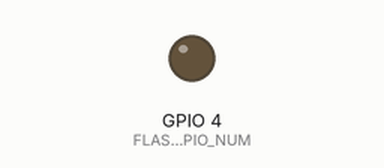
Simulated run of this sketch. Board: ESP32. Parts: output pins drawn as LEDs (lit = HIGH). WiFi joins after 1.5 s; servers stay silent unless stated; the camera gives no picture; what the sketch prints to the serial monitor is not drawn.

Above: at 0.0 s.
At 11.9 s:
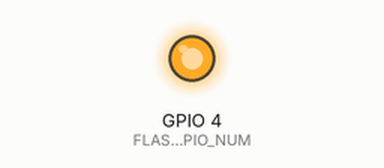
Timing chart, 0 to 13.4 s (numbered marks = the images above):
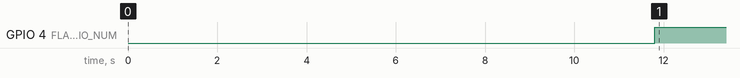

The sketch:

espcam.ino
```cpp
#include "esp_camera.h"
#include <WiFi.h>
#include "esp_timer.h"
#include "img_converters.h"
#include "Arduino.h"
#include "soc/soc.h"
#include "soc/rtc_cntl_reg.h"
#include "esp_http_server.h"

// 1. configuracoes de Rede
const char* ssid = "HOME-LABRADOR";
const char* password = "clebin1234";

#define PART_BOUNDARY "123456789000000000000987654321"


// 2. Pinagem (AI THINKER)
#define PWDN_GPIO_NUM     32
#define RESET_GPIO_NUM    -1
#define XCLK_GPIO_NUM      0
#define FLASH_GPIO_NUM     4
#define SIOD_GPIO_NUM     26
#define SIOC_GPIO_NUM     27
#define Y9_GPIO_NUM       35
#define Y8_GPIO_NUM       34
#define Y7_GPIO_NUM       39
#define Y6_GPIO_NUM       36
#define Y5_GPIO_NUM       21
#define Y4_GPIO_NUM       19
#define Y3_GPIO_NUM       18
#define Y2_GPIO_NUM        5
#define VSYNC_GPIO_NUM    25
#define HREF_GPIO_NUM     23
#define PCLK_GPIO_NUM     22

static const char* _STREAM_CONTENT_TYPE = "multipart/x-mixed-replace;boundary=" PART_BOUNDARY;
static const char* _STREAM_BOUNDARY = "\r\n--" PART_BOUNDARY "\r\n";
static const char* _STREAM_PART = "Content-Type: image/jpeg\r\nContent-Length: %u\r\n\r\n";

httpd_handle_t stream_httpd = NULL;

// funcao que gera o video contínuo
static esp_err_t stream_handler(httpd_req_t *req){
  camera_fb_t * fb = NULL;
  esp_err_t res = ESP_OK;
  size_t _jpg_buf_len = 0;
  uint8_t * _jpg_buf = NULL;
  char * part_buf[64];

  res = httpd_resp_set_type(req, _STREAM_CONTENT_TYPE);
  if(res != ESP_OK){
    return res;
  }

  while(true){
    fb = esp_camera_fb_get();
    if (!fb) {
      Serial.println("Falha na captura");
      res = ESP_FAIL;
    } else {
      if(fb->format != PIXFORMAT_JPEG){
        bool jpeg_converted = frame2jpg(fb, 80, &_jpg_buf, &_jpg_buf_len);
        esp_camera_fb_return(fb);
        fb = NULL;
        if(!jpeg_converted){
          Serial.println("Falha na compressão JPEG");
          res = ESP_FAIL;
        }
      } else {
        _jpg_buf_len = fb->len;
        _jpg_buf = fb->buf;
      }
    }
    if(res == ESP_OK){
      size_t hlen = snprintf((char *)part_buf, 64, _STREAM_PART, _jpg_buf_len);
      res = httpd_resp_send_chunk(req, (const char *)part_buf, hlen);
    }
    if(res == ESP_OK){
      res = httpd_resp_send_chunk(req, (const char *)_jpg_buf, _jpg_buf_len);
    }
    if(res == ESP_OK){
      res = httpd_resp_send_chunk(req, _STREAM_BOUNDARY, strlen(_STREAM_BOUNDARY));
    }
    if(fb){
      esp_camera_fb_return(fb);
      fb = NULL;
      _jpg_buf = NULL;
    } else if(_jpg_buf){
      free(_jpg_buf);
      _jpg_buf = NULL;
    }
    if(res != ESP_OK){
      break;
    }
  }
  return res;
}

void startCameraServer(){
  httpd_config_t config = HTTPD_DEFAULT_CONFIG();
  config.server_port = 80;

  httpd_uri_t stream_uri = {
    .uri       = "/stream",
    .method    = HTTP_GET,
    .handler   = stream_handler,
    .user_ctx  = NULL
  };

  if (httpd_start(&stream_httpd, &config) == ESP_OK) {
    httpd_register_uri_handler(stream_httpd, &stream_uri);
  }
}

void setup() {
  pinMode(FLASH_GPIO_NUM, OUTPUT);
  digitalWrite(FLASH_GPIO_NUM, LOW); // flash desligado

  WRITE_PERI_REG(RTC_CNTL_BROWN_OUT_REG, 0);
  Serial.begin(115200);
  Serial.setDebugOutput(false);

  camera_config_t config;
  config.ledc_channel = LEDC_CHANNEL_0;
  config.ledc_timer = LEDC_TIMER_0;
  config.pin_d0 = Y2_GPIO_NUM;
  config.pin_d1 = Y3_GPIO_NUM;
  config.pin_d2 = Y4_GPIO_NUM;
  config.pin_d3 = Y5_GPIO_NUM;
  config.pin_d4 = Y6_GPIO_NUM;
  config.pin_d5 = Y7_GPIO_NUM;
  config.pin_d6 = Y8_GPIO_NUM;
  config.pin_d7 = Y9_GPIO_NUM;
  config.pin_xclk = XCLK_GPIO_NUM;
  config.pin_pclk = PCLK_GPIO_NUM;
  config.pin_vsync = VSYNC_GPIO_NUM;
  config.pin_href = HREF_GPIO_NUM;
  config.pin_sscb_sda = SIOD_GPIO_NUM;
  config.pin_sscb_scl = SIOC_GPIO_NUM;
  config.pin_pwdn = PWDN_GPIO_NUM;
  config.pin_reset = RESET_GPIO_NUM;
  config.xclk_freq_hz = 20000000;
  config.pixel_format = PIXFORMAT_JPEG;

  if(psramFound()){
    config.frame_size = FRAMESIZE_VGA;
    config.jpeg_quality = 10;
    config.fb_count = 2;
  } else {
    config.frame_size = FRAMESIZE_SVGA;
    config.jpeg_quality = 12;
    config.fb_count = 1;
  }

  esp_err_t err = esp_camera_init(&config);
  if (err != ESP_OK) {
    Serial.printf("Camera init failed with error 0x%x", err);
    return;
  }

  // configuracao de ip fixo
  IPAddress local_IP(192, 168, 137, 159); // O IP fixo para a ESP32
  IPAddress gateway(192, 168, 137, 1);    // O IP roteador Wi-Fi
  IPAddress subnet(255, 255, 255, 0);    // Máscara de rede padrão
  IPAddress primaryDNS(8, 8, 8, 8);      // DNS do Google

  if (!WiFi.config(local_IP, gateway, subnet, primaryDNS)) {
    Serial.println("Falha ao configurar IP Fixo");
  }
  // ==========================================

  WiFi.begin(ssid, password);
  while (WiFi.status() != WL_CONNECTED) {
    delay(500);
    Serial.print(".");
  }
  Serial.println("");
  Serial.print("Camera Ready! Use: http://");
  Serial.print(WiFi.localIP());
  Serial.println("/stream");

  startCameraServer();
}

void loop() {
  delay(10000);

  digitalWrite(FLASH_GPIO_NUM, HIGH);
}
```

Measured:
- by itself, GPIO 4 (FLASH_GPIO_NUM): LOW → HIGH at 11.8 s
